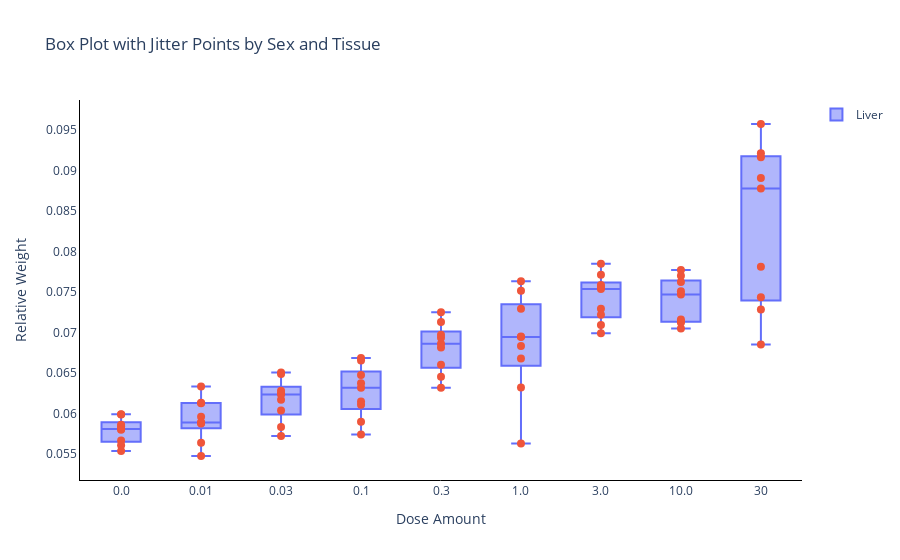

The code cell stored with this chart in its notebook:
### Markdown cell above
### Boxplot of relative liver weights for each group

### Code cell
df = input_data

# Convert "dose_amount_x" to a categorical variable with a specific order (if needed)
dose_order = sorted(df["dose_amount_x"].unique())
df["dose_amount_x"] = pd.Categorical(df["dose_amount_x"], categories=dose_order, ordered=True)

# Function to handle conversion of numeric and float values to string
def format_dose_value(value):
    if isinstance(value, (int, float)):
        return str(value).rstrip('0').rstrip('.')
    return value

# Convert "dose_amount_x" to a string and handle the conversion of numeric and float values
df["dose_amount_x"] = df["dose_amount_x"].apply(format_dose_value)

# Create a box plot using Plotly graph objects
box_fig = go.Figure()
for site in df["biospecimen_anatomic_site"].unique():
    box_data = df[df["biospecimen_anatomic_site"] == site]
    box_fig.add_trace(
        go.Box(
            x=box_data["dose_amount_x"],
            y=box_data["relative_weight"],
            name=site,
            boxpoints=False,  # Do not show points in the box plot
        )
    )

# Add jitter points to the same figure
for site in df["biospecimen_anatomic_site"].unique():
    jitter_data = df[df["biospecimen_anatomic_site"] == site]
    box_fig.add_trace(
        go.Scatter(
            x=jitter_data["dose_amount_x"],
            y=jitter_data["relative_weight"],
            name=f"{site} Jitter",
            mode="markers",
            marker=dict(size=8),
            showlegend=False,  # To avoid duplicating the legend
        )
    )

box_fig.update_layout(
    xaxis_title="Dose Amount",
    yaxis_title="Relative Weight",
    title="Box Plot with Jitter Points by Sex and Tissue",
    plot_bgcolor='white',  # Set background color to white
    paper_bgcolor='white',  # Set paper color to white
)

# Set the plot area border color
box_fig.update_xaxes(showline=True, linewidth=1, linecolor='black')  # Set x-axis border color
box_fig.update_yaxes(showline=True, linewidth=1, linecolor='black')  # Set y-axis border color

# Show the plot
box_fig.show()

### Figure 1 — Plotly figure (JSON) as saved in the notebook; plotly's stock layout.template omitted (floating-point values rounded to 4 significant figures)
{"data": [{"boxpoints": false, "name": "Liver", "type": "box", "x": ["0.0", "0.0", "0.0", "0.0", "0.0", "0.0", "0.0", "0.0", "0.0", "0.01", "0.01", "0.01", "0.01", "0.01", "0.01", "0.01", "0.01", "0.01", "0.03", "0.03", "0.03", "0.03", "0.03", "0.03", "0.03", "0.03", "0.03", "0.1", "0.1", "0.1", "0.1", "0.1", "0.1", "0.1", "0.1", "0.1", "0.3", "0.3", "0.3", "0.3", "0.3", "0.3", "0.3", "0.3", "0.3", "1.0", "1.0", "1.0", "1.0", "1.0", "1.0", "1.0", "1.0", "1.0", "3.0", "3.0", "3.0", "3.0", "3.0", "3.0", "3.0", "3.0", "3.0", "10.0", "10.0", "10.0", "10.0", "10.0", "10.0", "10.0", "10.0", "10.0", "30", "30", "30", "30", "30", "30", "30", "30", "30"], "y": [0.05991, 0.05538, 0.05844, 0.05811, 0.0599, 0.05667, 0.0561, 0.05863, 0.058, 0.05878, 0.05962, 0.06336, 0.06128, 0.05889, 0.06135, 0.05886, 0.05642, 0.05477, 0.0617, 0.05724, 0.05835, 0.0625, 0.06234, 0.06506, 0.0628, 0.0649, 0.06039, 0.06318, 0.0615, 0.06108, 0.06685, 0.06654, 0.06476, 0.06376, 0.05898, 0.05742, 0.06603, 0.06454, 0.06318, 0.06863, 0.06816, 0.06937, 0.0713, 0.0725, 0.06973, 0.06834, 0.06953, 0.05632, 0.07292, 0.07633, 0.07514, 0.06678, 0.06321, 0.06946, 0.07536, 0.07094, 0.07849, 0.07292, 0.07219, 0.07585, 0.07713, 0.07563, 0.0699, 0.07624, 0.07049, 0.07773, 0.0747, 0.07701, 0.0716, 0.07511, 0.07124, 0.07137, 0.08907, 0.07283, 0.09211, 0.09162, 0.09573, 0.06852, 0.0781, 0.08778, 0.07435]}, {"marker": {"size": 8}, "mode": "markers", "name": "Liver Jitter", "showlegend": false, "type": "scatter", "x": ["0.0", "0.0", "0.0", "0.0", "0.0", "0.0", "0.0", "0.0", "0.0", "0.01", "0.01", "0.01", "0.01", "0.01", "0.01", "0.01", "0.01", "0.01", "0.03", "0.03", "0.03", "0.03", "0.03", "0.03", "0.03", "0.03", "0.03", "0.1", "0.1", "0.1", "0.1", "0.1", "0.1", "0.1", "0.1", "0.1", "0.3", "0.3", "0.3", "0.3", "0.3", "0.3", "0.3", "0.3", "0.3", "1.0", "1.0", "1.0", "1.0", "1.0", "1.0", "1.0", "1.0", "1.0", "3.0", "3.0", "3.0", "3.0", "3.0", "3.0", "3.0", "3.0", "3.0", "10.0", "10.0", "10.0", "10.0", "10.0", "10.0", "10.0", "10.0", "10.0", "30", "30", "30", "30", "30", "30", "30", "30", "30"], "y": [0.05991, 0.05538, 0.05844, 0.05811, 0.0599, 0.05667, 0.0561, 0.05863, 0.058, 0.05878, 0.05962, 0.06336, 0.06128, 0.05889, 0.06135, 0.05886, 0.05642, 0.05477, 0.0617, 0.05724, 0.05835, 0.0625, 0.06234, 0.06506, 0.0628, 0.0649, 0.06039, 0.06318, 0.0615, 0.06108, 0.06685, 0.06654, 0.06476, 0.06376, 0.05898, 0.05742, 0.06603, 0.06454, 0.06318, 0.06863, 0.06816, 0.06937, 0.0713, 0.0725, 0.06973, 0.06834, 0.06953, 0.05632, 0.07292, 0.07633, 0.07514, 0.06678, 0.06321, 0.06946, 0.07536, 0.07094, 0.07849, 0.07292, 0.07219, 0.07585, 0.07713, 0.07563, 0.0699, 0.07624, 0.07049, 0.07773, 0.0747, 0.07701, 0.0716, 0.07511, 0.07124, 0.07137, 0.08907, 0.07283, 0.09211, 0.09162, 0.09573, 0.06852, 0.0781, 0.08778, 0.07435]}], "layout": {"paper_bgcolor": "white", "plot_bgcolor": "white", "title": {"text": "Box Plot with Jitter Points by Sex and Tissue"}, "xaxis": {"linecolor": "black", "linewidth": 1, "showline": true, "title": {"text": "Dose Amount"}}, "yaxis": {"linecolor": "black", "linewidth": 1, "showline": true, "title": {"text": "Relative Weight"}}}}
